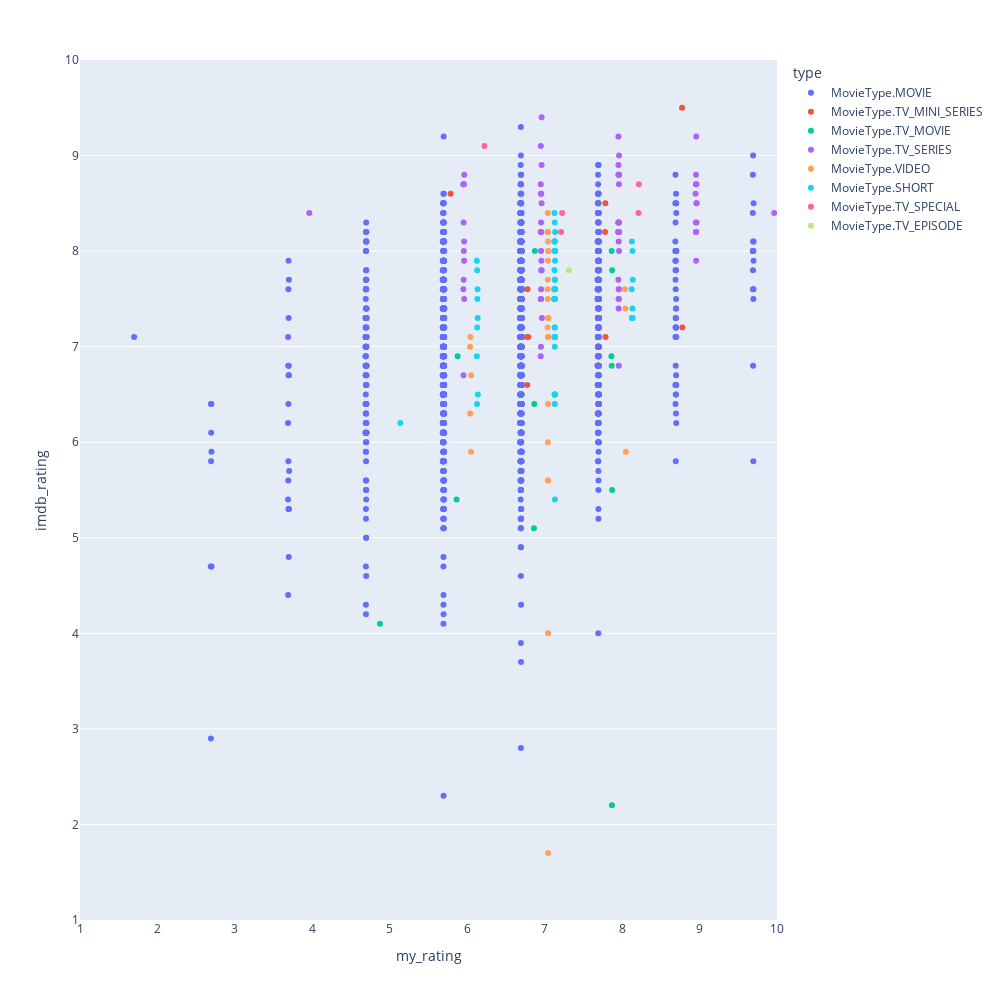

The code cell stored with this chart in its notebook:
### Code cell
SIZE=1000

px.strip(
    df, 
    x='my_rating', 
    y='imdb_rating', 
    hover_name='title',
    color='type',
    range_x=[1, 10],
    range_y=[1, 10],
    height=SIZE,
    width=SIZE,
)

# Improvements:
# * Dynamic fixed scale: layout = go.Layout(yaxis=dict(scaleanchor="x", scaleratio=1))
# * Horizontal Grid
# * Line (0, 0) -> (10, 10)
# * Regression lineaire

### Figure 1 — Plotly figure (JSON) as saved in the notebook; plotly's stock layout.template omitted (floating-point values rounded to 4 significant figures; data arrays with more than 128 entries replaced by an {"elided": "..."} marker saying what was removed)
{"data": [{"alignmentgroup": "True", "boxpoints": "all", "fillcolor": "rgba(255,255,255,0)", "hoveron": "points", "hovertemplate": "<b>%{hovertext}</b><br><br>type=MovieType.MOVIE<br>my_rating=%{x}<br>imdb_rating=%{y}<extra></extra>", "hovertext": {"elided": "1663 str values"}, "legendgroup": "MovieType.MOVIE", "line": {"color": "rgba(255,255,255,0)"}, "marker": {"color": "#636efa"}, "name": "MovieType.MOVIE", "offsetgroup": "MovieType.MOVIE", "orientation": "v", "pointpos": 0, "showlegend": true, "type": "box", "x": {"elided": "1663 int values"}, "x0": " ", "xaxis": "x", "y": {"elided": "1663 float values"}, "y0": " ", "yaxis": "y"}, {"alignmentgroup": "True", "boxpoints": "all", "fillcolor": "rgba(255,255,255,0)", "hoveron": "points", "hovertemplate": "<b>%{hovertext}</b><br><br>type=MovieType.TV_MINI_SERIES<br>my_rating=%{x}<br>imdb_rating=%{y}<extra></extra>", "hovertext": ["The Queen's Gambit", "XIII: The Movie", "Dr. Horrible's Sing-Along Blog", "Merlin", "Les Opérateurs", "Rock Macabre", "Planet Earth II", "Le Hard Corner", "Le Secret des Balls", "Le Fossoyeur de Films"], "legendgroup": "MovieType.TV_MINI_SERIES", "line": {"color": "rgba(255,255,255,0)"}, "marker": {"color": "#EF553B"}, "name": "MovieType.TV_MINI_SERIES", "offsetgroup": "MovieType.TV_MINI_SERIES", "orientation": "v", "pointpos": 0, "showlegend": true, "type": "box", "x": [6, 7, 8, 7, 9, 7, 9, 8, 7, 8], "x0": " ", "xaxis": "x", "y": [8.6, 6.6, 8.5, 7.1, 7.2, 7.1, 9.5, 8.2, 7.6, 7.1], "y0": " ", "yaxis": "y"}, {"alignmentgroup": "True", "boxpoints": "all", "fillcolor": "rgba(255,255,255,0)", "hoveron": "points", "hovertemplate": "<b>%{hovertext}</b><br><br>type=MovieType.TV_MOVIE<br>my_rating=%{x}<br>imdb_rating=%{y}<extra></extra>", "hovertext": ["Black Hole Hunters", "Geek Charming", "The Star Wars Holiday Special", "The Philadelphia Experiment", "Mechanical Marvels: Clockwork Dreams", "La Classe américaine", "Le lion", "Le voyageur sans bagage", "High School Musical", "The War Game", "Emmanuel Macron: les coulisses d'une victoire", "High School Musical 2"], "legendgroup": "MovieType.TV_MOVIE", "line": {"color": "rgba(255,255,255,0)"}, "marker": {"color": "#00cc96"}, "name": "MovieType.TV_MOVIE", "offsetgroup": "MovieType.TV_MOVIE", "orientation": "v", "pointpos": 0, "showlegend": true, "type": "box", "x": [6, 7, 8, 5, 8, 7, 6, 8, 8, 8, 8, 7], "x0": " ", "xaxis": "x", "y": [6.9, 6.4, 2.2, 4.1, 7.8, 8, 5.4, 6.8, 5.5, 8, 6.9, 5.1], "y0": " ", "yaxis": "y"}, {"alignmentgroup": "True", "boxpoints": "all", "fillcolor": "rgba(255,255,255,0)", "hoveron": "points", "hovertemplate": "<b>%{hovertext}</b><br><br>type=MovieType.TV_SERIES<br>my_rating=%{x}<br>imdb_rating=%{y}<extra></extra>", "hovertext": ["Stalk", "Ojing-eo geim", "Fun to Imagine", "The Boys", "South Park", "Better Off Ted", "La Flamme", "The Vampire Diaries", "Kesslers Knigge", "Sherlock", "Zach Stone Is Gonna Be Famous", "TRON: Uprising", "13 Reasons Why", "Bref.", "Very Bad Blagues", "Black Mirror", "Flander's Company", "Äkta människor", "La Folle Histoire du Palmashow", "Arrow", "Broadchurch", "True Detective", "Sense8", "Le visiteur du futur", "The Originals", "24", "Rick and Morty", "Star Wars: Rebels", "The Flash", "Last Week Tonight with John Oliver", "Joueur du Grenier", "What the Cut", "Le Golden Show", "Salut les geeks", "One Tree Hill", "La télé des inconnus", "Les carnets de monsieur Manatane", "Jamais au grand jamais", "Le Bureau des Légendes", "Desperate Housewives", "Lost", "House M.D.", "Dix pour cent", "Monster", "Doctor Who", "Kaamelott", "Quantico", "One Punch Man: Wanpanman", "Prison Break", "How I Met Your Mother", "La Théorie des Balls", "Les grandes Grandes Vacances", "Crossed", "The Good Place", "That Mitchell and Webb Look", "Bloqués", "Fleabag", "Chroma", "3615 Usul", "The Marvelous Mrs. Maisel", "Kyle XY", "Unknown Movies", "Dexter", "Undone", "The Mandalorian", "Heroes", "Les histoires du Père Castor", "Breaking Bad", "Californication", "Game of Thrones", "Love, Death & Robots"], "legendgroup": "MovieType.TV_SERIES", "line": {"color": "rgba(255,255,255,0)"}, "marker": {"color": "#ab63fa"}, "name": "MovieType.TV_SERIES", "offsetgroup": "MovieType.TV_SERIES", "orientation": "v", "pointpos": 0, "showlegend": true, "type": "box", "x": [7, 7, 8, 6, 9, 8, 7, 6, 8, 7, 8, 8, 8, 8, 7, 8, 8, 6, 7, 6, 4, 7, 8, 8, 8, 8, 8, 6, 6, 9, 9, 9, 7, 9, 8, 10, 8, 6, 6, 7, 7, 8, 6, 9, 7, 8, 6, 8, 9, 9, 8, 8, 9, 7, 8, 7, 7, 9, 9, 6, 8, 8, 7, 7, 6, 7, 7, 7, 8, 9, 7], "x0": " ", "xaxis": "x", "y": [7, 8, 9, 8.7, 8.7, 8.2, 6.9, 7.7, 7.6, 9.1, 8.3, 8.2, 7.5, 8.2, 7.9, 8.8, 7.6, 7.9, 7.8, 7.5, 8.4, 8.9, 8.3, 8.1, 8.2, 8.3, 9.2, 8, 7.6, 8.8, 8.5, 8.2, 7.3, 7.9, 7.7, 8.4, 8.2, 8.1, 8.7, 7.5, 8.3, 8.7, 8.3, 8.6, 8.6, 8.8, 6.7, 8.8, 8.3, 8.3, 7.5, 8.9, 8.5, 8.2, 8, 7.8, 8.7, 8.7, 8.2, 8.7, 7.4, 6.8, 8.6, 8.2, 8.8, 7.5, 7.6, 9.4, 8.3, 9.2, 8.5], "y0": " ", "yaxis": "y"}, {"alignmentgroup": "True", "boxpoints": "all", "fillcolor": "rgba(255,255,255,0)", "hoveron": "points", "hovertemplate": "<b>%{hovertext}</b><br><br>type=MovieType.VIDEO<br>my_rating=%{x}<br>imdb_rating=%{y}<extra></extra>", "hovertext": ["The Return of Jafar", "Jésus est revenu", "Aladdin and the King of Thieves", "The Land Before Time V: The Mysterious Island", "Tales of the Black Freighter", "Superman/Batman: Public Enemies", "Barbie and the Three Musketeers", "Batman: Under the Red Hood", "The Amazing Bulk", "Batman: The Dark Knight Returns, Part 2", "Batman: The Dark Knight Returns, Part 1", "The Little Mermaid II: Return to the Sea", "Justice League Dark", "Lady and the Tramp II: Scamp's Adventure", "Justice League: The Flashpoint Paradox", "Justice League: War", "Mike's New Car", "The Animatrix", "Justice League: Throne of Atlantis", "Justice League: Gods and Monsters", "Jack-Jack Attack", "Riley's First Date?", "Team Thor", "L'Exoconférence", "Que Ma Joie Demeure!", "Team Thor: Part 2", "Blade Runner: Black Out 2022", "Elephants Dream", "Gad Elmaleh: L'autre c'est moi"], "legendgroup": "MovieType.VIDEO", "line": {"color": "rgba(255,255,255,0)"}, "marker": {"color": "#FFA15A"}, "name": "MovieType.VIDEO", "offsetgroup": "MovieType.VIDEO", "orientation": "v", "pointpos": 0, "showlegend": true, "type": "box", "x": [6, 7, 7, 7, 7, 7, 6, 7, 7, 7, 7, 7, 7, 8, 7, 7, 6, 8, 6, 6, 8, 7, 7, 7, 7, 7, 7, 7, 7], "x0": " ", "xaxis": "x", "y": [5.9, 4, 6.4, 6, 7.1, 7.2, 6.3, 8.1, 1.7, 8.4, 8, 5.6, 7.1, 5.9, 8.2, 7.3, 7.1, 7.4, 6.7, 7, 7.6, 7.5, 8, 7.9, 7.7, 7.6, 7.3, 5.6, 8.2], "y0": " ", "yaxis": "y"}, {"alignmentgroup": "True", "boxpoints": "all", "fillcolor": "rgba(255,255,255,0)", "hoveron": "points", "hovertemplate": "<b>%{hovertext}</b><br><br>type=MovieType.SHORT<br>my_rating=%{x}<br>imdb_rating=%{y}<extra></extra>", "hovertext": ["The Village", "Skhizein", "Presto", "Big Buck Bunny", "Next Floor", "La vieille dame et les pigeons", "Geri's Game", "Burn-E", "Un homme de têtes", "Partly Cloudy", "Day & Night", "Bottle", "Sintel", "L'accordeur", "La Luna", "Small Fry", "Un chien andalou", "Cousin", "Carne", "Le cauchemar", "On Departure", "Palmipédarium", "The Mad Doctor", "Brother", "Three Little Pigs", "For the Birds", "The Blue Umbrella", "Uncle", "Brave Little Tailor", "Une histoire vertébrale", "Kung Fury", "L'homme à la tête en caoutchouc", "Soar", "Destino", "Lava", "Harvie Krumpet", "Doodlebug", "Le voyage dans la lune", "World of Tomorrow", "Le royaume des fées", "Sanjay's Super Team", "Ernie Biscuit", "One Man Band", "Inaudible", "Le voyage à travers l'impossible", "Window Feel", "Piper", "Mirror Heart", "The Tickle King", "Deadpool: No Good Deed", "Mizugumo Monmon", "Brexicuted", "Luxo Jr.", "Lifted", "Knick Knack", "Tma/Svetlo/Tma"], "legendgroup": "MovieType.SHORT", "line": {"color": "rgba(255,255,255,0)"}, "marker": {"color": "#19d3f3"}, "name": "MovieType.SHORT", "offsetgroup": "MovieType.SHORT", "orientation": "v", "pointpos": 0, "showlegend": true, "type": "box", "x": [7, 7, 7, 7, 6, 7, 6, 7, 7, 7, 8, 7, 7, 8, 7, 7, 7, 7, 6, 7, 7, 7, 7, 8, 7, 7, 7, 7, 7, 7, 7, 7, 6, 8, 6, 7, 7, 7, 7, 8, 6, 8, 7, 7, 8, 7, 7, 6, 7, 7, 6, 5, 8, 6, 7, 7], "x0": " ", "xaxis": "x", "y": [7.5, 8.1, 8.3, 6.5, 7.5, 7.8, 7.9, 7.6, 7.5, 8.1, 8, 7.5, 7.5, 8.1, 8, 7.1, 7.7, 7.2, 7.2, 6.5, 5.4, 6.4, 7.6, 7.3, 7.5, 8, 7.6, 7, 7.6, 6.5, 8, 7.1, 6.5, 7.7, 7.3, 8, 7.1, 8.2, 8.1, 7.3, 6.9, 7.4, 7.7, 6.5, 7.6, 7.1, 8.4, 6.4, 7.2, 8.1, 7.6, 6.2, 7.3, 7.8, 7.5, 7.9], "y0": " ", "yaxis": "y"}, {"alignmentgroup": "True", "boxpoints": "all", "fillcolor": "rgba(255,255,255,0)", "hoveron": "points", "hovertemplate": "<b>%{hovertext}</b><br><br>type=MovieType.TV_SPECIAL<br>my_rating=%{x}<br>imdb_rating=%{y}<extra></extra>", "hovertext": ["Bo Burnham: Inside", "Bo Burnham: Words, Words, Words", "Bo Burnham: what.", "Bo Burnham: Make Happy", "Hans Zimmer: Live in Prague"], "legendgroup": "MovieType.TV_SPECIAL", "line": {"color": "rgba(255,255,255,0)"}, "marker": {"color": "#FF6692"}, "name": "MovieType.TV_SPECIAL", "offsetgroup": "MovieType.TV_SPECIAL", "orientation": "v", "pointpos": 0, "showlegend": true, "type": "box", "x": [8, 7, 8, 7, 6], "x0": " ", "xaxis": "x", "y": [8.7, 8.2, 8.4, 8.4, 9.1], "y0": " ", "yaxis": "y"}, {"alignmentgroup": "True", "boxpoints": "all", "fillcolor": "rgba(255,255,255,0)", "hoveron": "points", "hovertemplate": "<b>%{hovertext}</b><br><br>type=MovieType.TV_EPISODE<br>my_rating=%{x}<br>imdb_rating=%{y}<extra></extra>", "hovertext": ["Emmenez-moi au théâtre: Le père Noël est une ordure"], "legendgroup": "MovieType.TV_EPISODE", "line": {"color": "rgba(255,255,255,0)"}, "marker": {"color": "#B6E880"}, "name": "MovieType.TV_EPISODE", "offsetgroup": "MovieType.TV_EPISODE", "orientation": "v", "pointpos": 0, "showlegend": true, "type": "box", "x": [7], "x0": " ", "xaxis": "x", "y": [7.8], "y0": " ", "yaxis": "y"}], "layout": {"boxmode": "group", "height": 1000, "legend": {"title": {"text": "type"}, "tracegroupgap": 0}, "margin": {"t": 60}, "width": 1000, "xaxis": {"anchor": "y", "domain": [0, 1], "range": [1, 10], "title": {"text": "my_rating"}}, "yaxis": {"anchor": "x", "domain": [0, 1], "range": [1, 10], "title": {"text": "imdb_rating"}}}}
